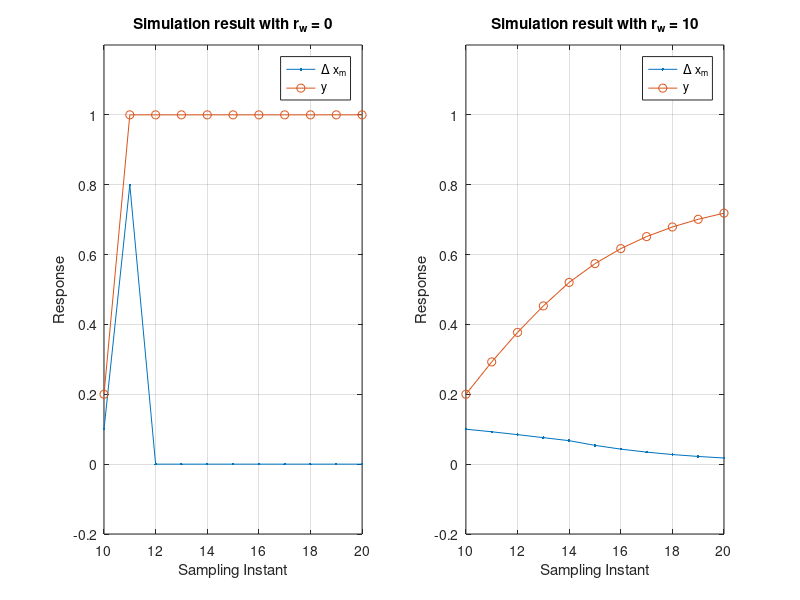

Recreate this plot in MATLAB.
clc;
clear all;
close all;

% 변수 정의
a = 0.8;
b = 0.1;
N_p = 10;
N_c = 4;
% N_c = 9;
r_ki = 1;
Rs_bar = ones(1,N_p)';
x_ki = [0.1 0.2]';
A_mat = [a 0;a 1];
B_mat = [b;b];
C_mat = [0 1];
F_mat = zeros(N_p,2);
lil_Phi_mat = zeros(N_p,1);
Phi_mat = zeros(N_p,N_c);

% Find F_mat
for i = 1:N_p
    F_mat(i,:) = C_mat*(A_mat)^i;
end
% F 매트릭스는 N_p 행 매트릭스, CA부터 CA^10까지 C와 A의 k제곱근의 매트릭스 곱


% Find lil_Phi_mat
for i = 1:N_p
    lil_Phi_mat(i,:) = C_mat*(A_mat^(i-1))*B_mat;
end
% Phi 매트릭스 만들기 위한 작업, 어차피 Phi 매트릭스는 CB, CAB, C(A^2)B,.....
...C(A^Np-1)B 로 구성된 (NpX1)column matrix로 이루어진 (NpXNc) matrx 이므로..
...하나의 열만 구성하면 그것의 반복적 사용으로 Phi 매트릭스를 만들 수 있다.


% Find Phi_mat
for i = 1:N_c
    Phi_mat(i:end,i) = lil_Phi_mat(1:end-i+1);
end
    
% calculate phiTphi phiTf phiTRs_bar
PTP=Phi_mat'*Phi_mat;
PTF=Phi_mat'*F_mat;
PTR=Phi_mat'*Rs_bar;

% 비교할 r_w 값들을 배열로 정의
rw_values = [0, 10]; 

figure; % 하나의 창 생성

for k = 1:length(rw_values)
    r_w = rw_values(k);
    
    % 1. 해당 r_w에 대한 Delta U 계산
    R_bar = r_w * eye(N_c);
    Del_U = (PTP + R_bar)^(-1) * (PTR - PTF * x_ki);
    
    % 2. 예측 궤적 시뮬레이션 (초기화)
    x_temp = x_ki;
    x_history = zeros(2, N_p+1);
    x_history(:, 1) = x_ki;
    y_history = zeros(1, N_p+1);
    y_history(1) = C_mat * x_ki;
    
    % 3. 미래 상태 예측 루프
    for t = 1:N_p
        if t <= N_c
            u_k = Del_U(t);
        else
            u_k = 0;
        end
        x_temp = A_mat * x_temp + B_mat * u_k;
        x_history(:, t+1) = x_temp;
        y_history(t+1) = C_mat * x_temp;
    end
    
    % 4. Subplot으로 그리기
    subplot(1, 2, k); % 2행 1열의 그리드 중 k번째 위치에 그림
    time_steps = 10 : (10 + N_p);
    
    plot(time_steps, x_history(1,:), '.-', 'DisplayName', '\Delta x_m'); hold on;
    plot(time_steps, y_history, 'o-', 'DisplayName', 'y');
    
    title(['Simulation result with r_w = ', num2str(r_w)]);
    xlabel('Sampling Instant'); 
    ylabel('Response');
    legend('Location', 'best');
    grid on;
    ylim([-0.2 1.2]); % y축 범위를 고정하면 비교하기 더 좋습니다
    fprintf('\n r_w가 %s일 경우 Delta U \n',num2str(r_w));

    fprintf('%f \n',Del_U);
end